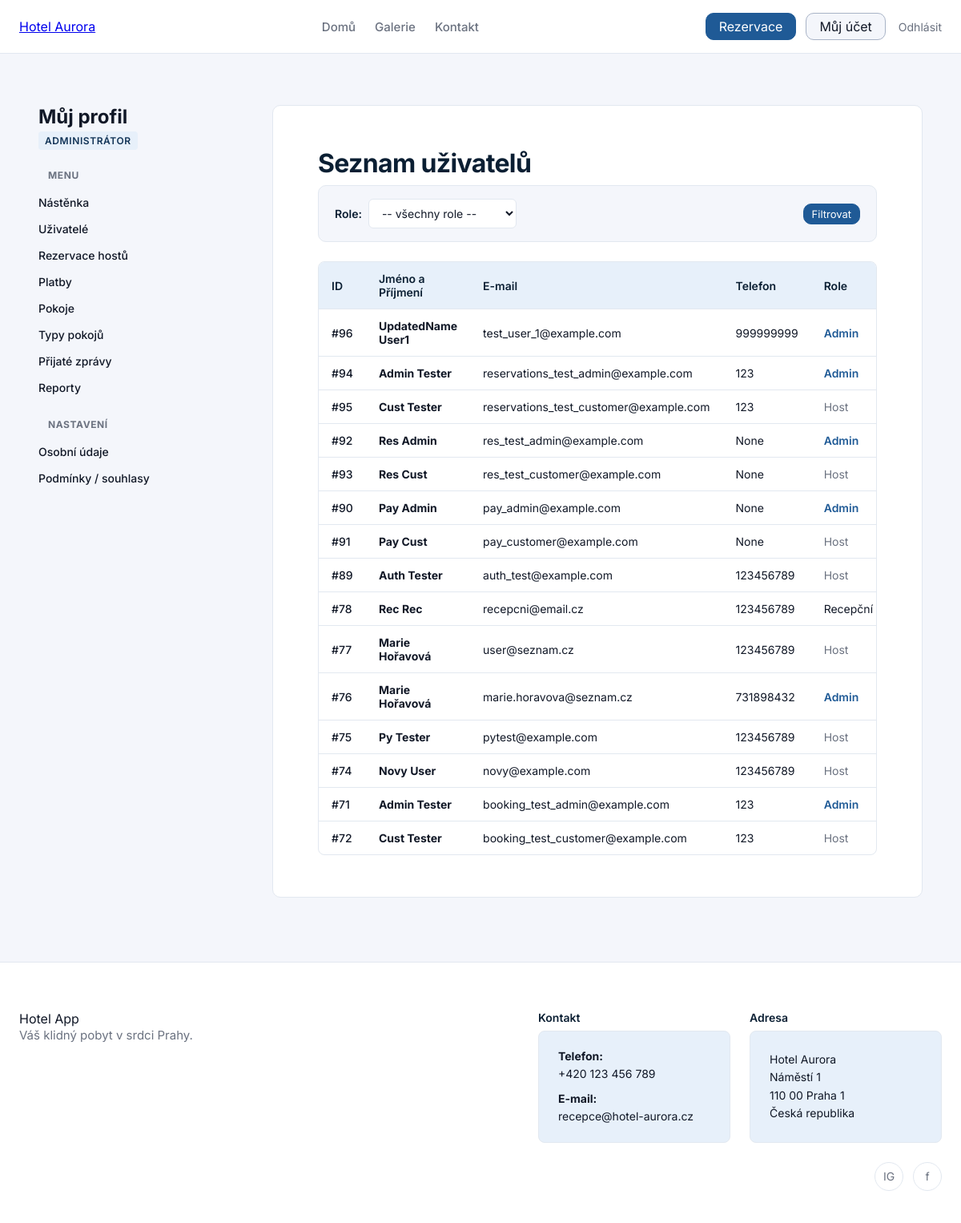
Page /users/ (signed in) on the committed database.
### tables this page shows
CREATE TABLE "users" (
    id            INTEGER PRIMARY KEY AUTOINCREMENT,
    email         TEXT NOT NULL UNIQUE,
    password_hash TEXT NOT NULL,
    first_name    TEXT NOT NULL,
    last_name     TEXT NOT NULL,
    phone_number  TEXT,
    role_id       INTEGER NOT NULL
        REFERENCES roles(id),
    created_at    TEXT NOT NULL DEFAULT (datetime('now'))
);

### pages/UserPage.py (the view)
@router.get("/", name="users_list")
async def users_list(
    request: Request,
    role_id: Optional[str] = Query(default=None),
    user_svc: UserService = Depends(user_service),
    role_svc: RoleService = Depends(role_service),
    current_user = Depends(get_current_user),
):
    if isinstance(current_user, RedirectResponse):
        return current_user
    flags = profile_role_flags(current_user)
    current_role = current_user["role_id"]
    users: List[Dict[str, Any]]
    filter_role_id: Optional[int] = None
    roles: List[Dict[str, Any]] = []
    if current_role == ROLE_ADMIN:
        if role_id not in (None, ""):
            try:
                role_id_int = int(role_id)
            except ValueError:
                users = user_svc.list_users(current_user_role=ROLE_ADMIN)
            else:
                try:
                    users = user_svc.list_users_by_role(role_id_int, current_user_role=ROLE_ADMIN)
                    filter_role_id = role_id_int
                except PermissionError as e:
                    raise HTTPException(status_code=403, detail=str(e))
        else:
            users = user_svc.list_users(current_user_role=ROLE_ADMIN)
        roles = role_svc.list_roles()
    elif current_role == ROLE_RECEPTIONIST:
        try:
            users = user_svc.list_users(current_user_role=ROLE_RECEPTIONIST)
        except PermissionError as e:
            raise HTTPException(status_code=403, detail=str(e))
    else:
        raise HTTPException(status_code=403, detail="Nemáte oprávnění zobrazit seznam uživatelů")
    return request.app.state.templates.TemplateResponse(
        "users/users_list.html",
        {
            "request": request,
            "title": "Seznam uživatelů",
            "users": users,
            "roles": roles,
            "filter_role_id": filter_role_id,
            "current_user": current_user,
            **flags,
        },
    )

### templates/users/users_list.html (shortened to what this page needs)
{% extends "profile/profile_base.html" %}
{% block profile_content %}
  <div class="dashboard-header">
      <h1 style="margin-bottom: 8px;">{{ title }}</h1>
  </div>
  {% if is_admin or is_receptionist %}
    <form method="get" action="{{ url_for('users_list') }}" class="admin-form">
      <div class="filter-group">
        <label for="role_id">Role:</label>
        {% set role_translations = {
            'admin': 'Administrátor',
            'receptionist': 'Recepční',
            'customer': 'Zákazník',
            'guest': 'Host'
        } %}
        <select name="role_id" id="role_id">
          <option value="">-- všechny role --</option>
        </select>
      </div>
      <div class="admin-filter-actions">
        <button type="submit" class="btn btn-primary btn-small">Filtrovat</button>
      </div>
    </form>
  {% endif %}
  <div class="dashboard-section">
      {% if users|length == 0 %}
        <p style="color: var(--color-text-muted);">Žádní uživatelé k zobrazení.</p>
      {% else %}
        <div class="table-responsive">
            <table class="data-table">
              <thead>
                <tr>
                  <th>ID</th>
                  <th>Jméno a Příjmení</th>
                  <th>E-mail</th>
                  <th>Telefon</th>
                  <th>Role</th>
                </tr>
              </thead>
              <tbody>
                {% for u in users %}
                  <tr>
                    <td>
                      <a href="{{ url_for('user_detail', user_id=u.id) }}" class="table-id-link">
                        #{{ u.id }}
                      </a>
                    </td>
                    <td><strong>{{ u.first_name }} {{ u.last_name }}</strong></td>
                    <td>{{ u.email }}</td>
                    <td>{{ u.phone_number }}</td>
                    <td>
                        {% if u.role_id == 1 %}
                            <span style="color: var(--color-primary-500); font-weight: 600;">Admin</span>
                        {% elif u.role_id == 2 %}
                            <span>Recepční</span>
                        {% else %}
                            <span style="color: var(--color-text-muted);">Host</span>
                        {% endif %}
                    </td>
                  </tr>
                {% endfor %}
              </tbody>
            </table>
        </div>
      {% endif %}
  </div>
{% endblock %}

### static/styles.css (style rules this page uses)
html { height: 100%; }
* { box-sizing: border-box; font-family: "Inter", sans-serif; }
:root { --color-primary-900: #0B1F33; --color-primary-700: #123457; --color-primary-500: #1F5A96; --color-primary-100: #E7F0FA; --color-primary-white: #FFFFFF; --color-accent-500: #D4A857; --color-accent-100: #FFF5E6; --color-bg-main: #F4F6FB; --color-bg-card: #FFFFFF; --color-border-subtle: #E2E8F0; --color-text-main: #111827; --color-text-muted: #6B7280; --color-text-on-dark: #F9FAFB; --color-bg-secondary: #A8B3C6; --color-success: #16A34A; --color-warning: #F59E0B; --color-error: #DC2626; --color-info: #0EA5E9; }
body { margin: 0; background: var(--color-bg-main); color: var(--color-text-main); min-height: 100vh; display: flex; flex-direction: column; }
h1 { font-size: 32px; font-weight: 700; margin-bottom: 24px; color: var(--color-primary-900); letter-spacing: -0.02em; }
.btn { padding: 6px 16px; border-radius: 10px; text-decoration: none; border: 1px solid transparent; white-space: nowrap; cursor: pointer; }
.btn-primary { background-color: var(--color-primary-500); color: var(--color-primary-white); border-color: var(--color-primary-500); }
html { scroll-behavior: smooth; }
.profile-content-card h1, .profile-content-card h2 { margin-top: 0; color: var(--color-primary-900); }
.table-responsive { overflow-x: auto; border: 1px solid var(--color-border-subtle); border-radius: 8px; }
table.data-table { width: 100%; border-collapse: collapse; font-size: 14px; }
table.data-table th { background: var(--color-primary-100); color: var(--color-primary-900); font-weight: 600; text-align: left; padding: 12px 16px; border-bottom: 1px solid var(--color-border-subtle); }
table.data-table td { padding: 12px 16px; border-bottom: 1px solid var(--color-border-subtle); color: var(--color-text-main); vertical-align: middle; }
table.data-table tr:last-child td { border-bottom: none; }
.table-id-link { color: var(--color-text-main); text-decoration: none; font-weight: 500; }
.admin-form { background: var(--color-bg-main); padding: 16px 20px; border-radius: 10px; border: 1px solid var(--color-border-subtle); margin-bottom: 24px; display: flex; align-items: center; gap: 24px; }
.filter-group { display: flex; align-items: center; gap: 8px; }
.filter-group label { font-size: 14px; font-weight: 600; color: var(--color-primary-900); white-space: nowrap; margin: 0; }
.filter-group select { padding: 8px 12px; padding-right: 32px; border-radius: 6px; border: 1px solid var(--color-border-subtle); background-color: var(--color-primary-white); font-size: 14px; color: var(--color-text-main); cursor: pointer; min-width: 160px; }
.admin-filter-actions { display: flex; align-items: center; gap: 12px; margin-left: auto; }
.btn-small { padding: 4px 10px; font-size: 13px; }

### rows in the picture
users: id "96", first_name "UpdatedName", last_name "User1", email "test_user_1@example.com", phone_number "999999999", shows "Admin"
users: id "94", first_name "Admin", last_name "Tester", email "reservations_test_admin@example.com", phone_number "123"
users: id "95", first_name "Cust", last_name "Tester", email "reservations_test_customer@example.com", phone_number "123", shows "Host"
users: id "92", first_name "Res", last_name "Admin", email "res_test_admin@example.com", phone_number "None"
users: id "93", first_name "Res", last_name "Cust", email "res_test_customer@example.com", phone_number "None", shows "Host"
users: id "90", first_name "Pay", last_name "Admin", email "pay_admin@example.com", phone_number "None"
users: id "91", first_name "Pay", last_name "Cust", email "pay_customer@example.com", phone_number "None", shows "Host"
users: id "89", first_name "Auth", last_name "Tester", email "auth_test@example.com", phone_number "123456789", shows "Host"
users: id "78", first_name "Rec", last_name "Rec", email "recepcni@email.cz", phone_number "123456789", shows "Recepční"
users: id "77", first_name "Marie", last_name "Hořavová", email "user@seznam.cz", phone_number "123456789", shows "Host"
users: id "76", first_name "Marie", last_name "Hořavová", email "marie.horavova@seznam.cz", phone_number "731898432", shows "Admin"
users: id "75", first_name "Py", last_name "Tester", email "pytest@example.com", phone_number "123456789", shows "Host"
users: id "74", first_name "Novy", last_name "User", email "novy@example.com", phone_number "123456789", shows "Host"
users: id "71", first_name "Admin", last_name "Tester", email "booking_test_admin@example.com", phone_number "123"
users: id "72", first_name "Cust", last_name "Tester", email "booking_test_customer@example.com", phone_number "123", shows "Host"

### other values in the picture
{{ title }} "Seznam uživatelů"
